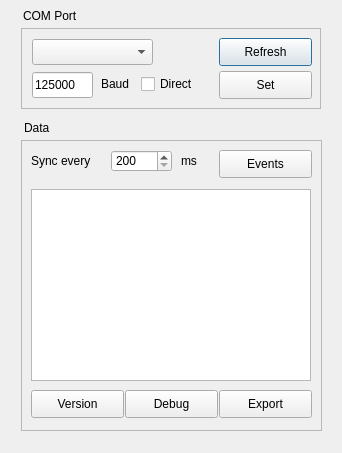
<?xml version="1.0" encoding="UTF-8"?>
<ui version="4.0">
 <class>Dialog</class>
 <widget class="QDialog" name="Dialog">
  <property name="geometry">
   <rect>
    <x>0</x>
    <y>0</y>
    <width>342</width>
    <height>453</height>
   </rect>
  </property>
  <property name="sizePolicy">
   <sizepolicy hsizetype="Minimum" vsizetype="Fixed">
    <horstretch>0</horstretch>
    <verstretch>0</verstretch>
   </sizepolicy>
  </property>
  <property name="windowTitle">
   <string>Dialog</string>
  </property>
  <widget class="QFrame" name="frame">
   <property name="geometry">
    <rect>
     <x>21</x>
     <y>28</y>
     <width>300</width>
     <height>81</height>
    </rect>
   </property>
   <property name="sizePolicy">
    <sizepolicy hsizetype="MinimumExpanding" vsizetype="Preferred">
     <horstretch>0</horstretch>
     <verstretch>0</verstretch>
    </sizepolicy>
   </property>
   <property name="accessibleName">
    <string/>
   </property>
   <property name="frameShape">
    <enum>QFrame::StyledPanel</enum>
   </property>
   <property name="frameShadow">
    <enum>QFrame::Plain</enum>
   </property>
   <property name="midLineWidth">
    <number>1</number>
   </property>
   <widget class="QCheckBox" name="direct_checkBox">
    <property name="geometry">
     <rect>
      <x>120</x>
      <y>46</y>
      <width>81</width>
      <height>20</height>
     </rect>
    </property>
    <property name="text">
     <string>Direct</string>
    </property>
   </widget>
   <widget class="QPushButton" name="refresh_pushButton">
    <property name="geometry">
     <rect>
      <x>198</x>
      <y>10</y>
      <width>93</width>
      <height>28</height>
     </rect>
    </property>
    <property name="text">
     <string>Refresh</string>
    </property>
   </widget>
   <widget class="QPushButton" name="set_pushButton_2">
    <property name="geometry">
     <rect>
      <x>198</x>
      <y>43</y>
      <width>93</width>
      <height>28</height>
     </rect>
    </property>
    <property name="text">
     <string>Set</string>
    </property>
   </widget>
   <widget class="QLineEdit" name="baud_rate_lineEdit">
    <property name="geometry">
     <rect>
      <x>11</x>
      <y>44</y>
      <width>61</width>
      <height>26</height>
     </rect>
    </property>
    <property name="inputMask">
     <string extracomment="12"/>
    </property>
    <property name="text">
     <string>125000</string>
    </property>
    <property name="maxLength">
     <number>6</number>
    </property>
   </widget>
   <widget class="QComboBox" name="com_port_comboBox">
    <property name="geometry">
     <rect>
      <x>11</x>
      <y>11</y>
      <width>121</width>
      <height>26</height>
     </rect>
    </property>
   </widget>
   <widget class="QLabel" name="label">
    <property name="geometry">
     <rect>
      <x>80</x>
      <y>48</y>
      <width>41</width>
      <height>16</height>
     </rect>
    </property>
    <property name="text">
     <string>Baud</string>
    </property>
   </widget>
  </widget>
  <widget class="QFrame" name="frame_2">
   <property name="geometry">
    <rect>
     <x>21</x>
     <y>140</y>
     <width>301</width>
     <height>291</height>
    </rect>
   </property>
   <property name="sizePolicy">
    <sizepolicy hsizetype="MinimumExpanding" vsizetype="MinimumExpanding">
     <horstretch>0</horstretch>
     <verstretch>0</verstretch>
    </sizepolicy>
   </property>
   <property name="accessibleName">
    <string/>
   </property>
   <property name="frameShape">
    <enum>QFrame::StyledPanel</enum>
   </property>
   <property name="frameShadow">
    <enum>QFrame::Plain</enum>
   </property>
   <property name="midLineWidth">
    <number>1</number>
   </property>
   <widget class="QPushButton" name="events_pushButton_3">
    <property name="geometry">
     <rect>
      <x>198</x>
      <y>10</y>
      <width>93</width>
      <height>28</height>
     </rect>
    </property>
    <property name="text">
     <string>Events</string>
    </property>
   </widget>
   <widget class="QPushButton" name="version_pushButton_4">
    <property name="geometry">
     <rect>
      <x>10</x>
      <y>250</y>
      <width>93</width>
      <height>28</height>
     </rect>
    </property>
    <property name="text">
     <string>Version</string>
    </property>
   </widget>
   <widget class="QLabel" name="label_2">
    <property name="geometry">
     <rect>
      <x>10</x>
      <y>13</y>
      <width>81</width>
      <height>16</height>
     </rect>
    </property>
    <property name="text">
     <string>Sync every</string>
    </property>
   </widget>
   <widget class="QSpinBox" name="time_spinBox">
    <property name="geometry">
     <rect>
      <x>90</x>
      <y>10</y>
      <width>61</width>
      <height>22</height>
     </rect>
    </property>
    <property name="minimum">
     <number>200</number>
    </property>
    <property name="maximum">
     <number>999999</number>
    </property>
   </widget>
   <widget class="QLabel" name="label_3">
    <property name="geometry">
     <rect>
      <x>160</x>
      <y>13</y>
      <width>21</width>
      <height>16</height>
     </rect>
    </property>
    <property name="text">
     <string>ms</string>
    </property>
   </widget>
   <widget class="QPushButton" name="debug_pushButton_5">
    <property name="geometry">
     <rect>
      <x>198</x>
      <y>250</y>
      <width>93</width>
      <height>28</height>
     </rect>
    </property>
    <property name="text">
     <string>Export</string>
    </property>
   </widget>
   <widget class="QPushButton" name="debug_pushButton_6">
    <property name="geometry">
     <rect>
      <x>104</x>
      <y>250</y>
      <width>93</width>
      <height>28</height>
     </rect>
    </property>
    <property name="text">
     <string>Debug</string>
    </property>
   </widget>
   <widget class="QTableWidget" name="tableWidget">
    <property name="geometry">
     <rect>
      <x>10</x>
      <y>49</y>
      <width>280</width>
      <height>192</height>
     </rect>
    </property>
    <property name="minimumSize">
     <size>
      <width>0</width>
      <height>0</height>
     </size>
    </property>
   </widget>
  </widget>
  <widget class="QLabel" name="label_4">
   <property name="geometry">
    <rect>
     <x>23</x>
     <y>8</y>
     <width>71</width>
     <height>16</height>
    </rect>
   </property>
   <property name="text">
    <string notr="true">COM Port</string>
   </property>
  </widget>
  <widget class="QLabel" name="label_5">
   <property name="geometry">
    <rect>
     <x>24</x>
     <y>120</y>
     <width>55</width>
     <height>16</height>
    </rect>
   </property>
   <property name="text">
    <string>Data</string>
   </property>
  </widget>
 </widget>
 <resources/>
 <connections/>
</ui>
